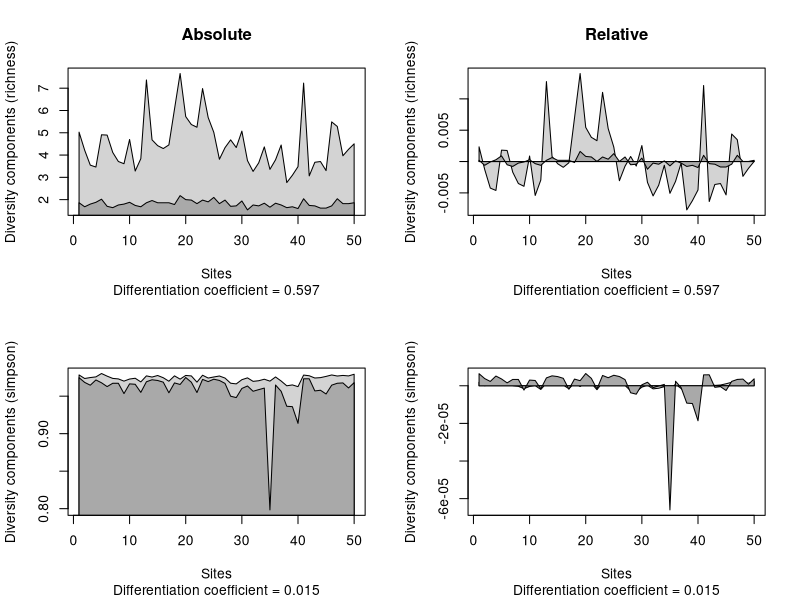

This chart was generated by the following R code:
library(vegan)


### Name: contribdiv
### Title: Contribution Diversity Approach
### Aliases: contribdiv plot.contribdiv
### Keywords: multivariate

### ** Examples

## Artificial example given in
## Table 2 in Lu et al. 2007
x <- matrix(c(
1/3,1/3,1/3,0,0,0,
0,0,1/3,1/3,1/3,0,
0,0,0,1/3,1/3,1/3),
3, 6, byrow = TRUE,
dimnames = list(LETTERS[1:3],letters[1:6]))
x
## Compare results with Table 2
contribdiv(x, "richness")
contribdiv(x, "simpson")
## Relative contribution (C values), compare with Table 2
(cd1 <- contribdiv(x, "richness", relative = TRUE, scaled = FALSE))
(cd2 <- contribdiv(x, "simpson", relative = TRUE, scaled = FALSE))
## Differentiation coefficients
attr(cd1, "diff.coef") # D_ST
attr(cd2, "diff.coef") # D_DT
## BCI data set
data(BCI)
opar <- par(mfrow=c(2,2))
plot(contribdiv(BCI, "richness"), main = "Absolute")
plot(contribdiv(BCI, "richness", relative = TRUE), main = "Relative")
plot(contribdiv(BCI, "simpson"))
plot(contribdiv(BCI, "simpson", relative = TRUE))
par(opar)
